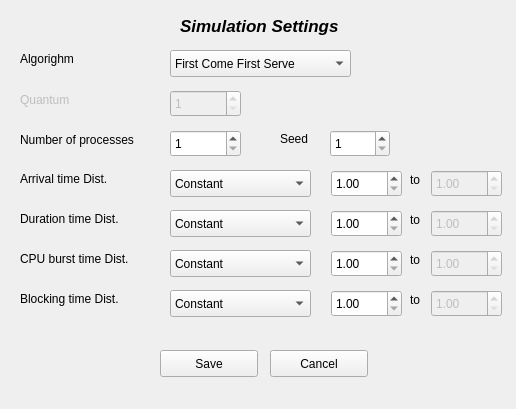
<?xml version="1.0" encoding="UTF-8"?>
<ui version="4.0">
 <class>SettingsDialog</class>
 <widget class="QDialog" name="SettingsDialog">
  <property name="geometry">
   <rect>
    <x>0</x>
    <y>0</y>
    <width>516</width>
    <height>409</height>
   </rect>
  </property>
  <property name="sizePolicy">
   <sizepolicy hsizetype="Preferred" vsizetype="Preferred">
    <horstretch>0</horstretch>
    <verstretch>0</verstretch>
   </sizepolicy>
  </property>
  <property name="minimumSize">
   <size>
    <width>516</width>
    <height>409</height>
   </size>
  </property>
  <property name="maximumSize">
   <size>
    <width>516</width>
    <height>409</height>
   </size>
  </property>
  <property name="windowTitle">
   <string>Simulation Settings</string>
  </property>
  <widget class="QLabel" name="labelPid">
   <property name="enabled">
    <bool>true</bool>
   </property>
   <property name="geometry">
    <rect>
     <x>20</x>
     <y>50</y>
     <width>71</width>
     <height>17</height>
    </rect>
   </property>
   <property name="text">
    <string>Algorighm</string>
   </property>
  </widget>
  <widget class="QLabel" name="labelTD">
   <property name="geometry">
    <rect>
     <x>20</x>
     <y>170</y>
     <width>141</width>
     <height>17</height>
    </rect>
   </property>
   <property name="text">
    <string>Arrival time Dist.</string>
   </property>
  </widget>
  <widget class="QLabel" name="labelTR">
   <property name="geometry">
    <rect>
     <x>20</x>
     <y>250</y>
     <width>141</width>
     <height>17</height>
    </rect>
   </property>
   <property name="text">
    <string>CPU burst time Dist.</string>
   </property>
  </widget>
  <widget class="QLabel" name="labelTE">
   <property name="geometry">
    <rect>
     <x>20</x>
     <y>290</y>
     <width>131</width>
     <height>17</height>
    </rect>
   </property>
   <property name="text">
    <string>Blocking time Dist.</string>
   </property>
  </widget>
  <widget class="QLabel" name="labelTitulo">
   <property name="geometry">
    <rect>
     <x>180</x>
     <y>10</y>
     <width>171</width>
     <height>31</height>
    </rect>
   </property>
   <property name="font">
    <font>
     <pointsize>13</pointsize>
     <weight>75</weight>
     <italic>true</italic>
     <bold>true</bold>
    </font>
   </property>
   <property name="text">
    <string>Simulation Settings</string>
   </property>
  </widget>
  <widget class="QLabel" name="labelTU">
   <property name="geometry">
    <rect>
     <x>20</x>
     <y>210</y>
     <width>131</width>
     <height>17</height>
    </rect>
   </property>
   <property name="text">
    <string>Duration time Dist.</string>
   </property>
  </widget>
  <widget class="QLabel" name="labelTLl">
   <property name="geometry">
    <rect>
     <x>20</x>
     <y>130</y>
     <width>141</width>
     <height>20</height>
    </rect>
   </property>
   <property name="text">
    <string>Number of processes</string>
   </property>
  </widget>
  <widget class="QPushButton" name="pButtonSave">
   <property name="geometry">
    <rect>
     <x>160</x>
     <y>350</y>
     <width>98</width>
     <height>27</height>
    </rect>
   </property>
   <property name="focusPolicy">
    <enum>Qt::StrongFocus</enum>
   </property>
   <property name="text">
    <string>Save</string>
   </property>
   <property name="autoDefault">
    <bool>false</bool>
   </property>
  </widget>
  <widget class="QSpinBox" name="sBoxNum">
   <property name="geometry">
    <rect>
     <x>170</x>
     <y>130</y>
     <width>71</width>
     <height>27</height>
    </rect>
   </property>
   <property name="minimum">
    <number>1</number>
   </property>
   <property name="maximum">
    <number>10000000</number>
   </property>
  </widget>
  <widget class="QComboBox" name="cBoxAlgorithm">
   <property name="enabled">
    <bool>true</bool>
   </property>
   <property name="geometry">
    <rect>
     <x>170</x>
     <y>50</y>
     <width>181</width>
     <height>27</height>
    </rect>
   </property>
   <property name="toolTip">
    <string/>
   </property>
   <item>
    <property name="text">
     <string>First Come First Serve</string>
    </property>
   </item>
   <item>
    <property name="text">
     <string>Shortest Job First</string>
    </property>
   </item>
   <item>
    <property name="text">
     <string>Pre.Shortest Job First</string>
    </property>
   </item>
   <item>
    <property name="text">
     <string>Round Robin</string>
    </property>
   </item>
  </widget>
  <widget class="QComboBox" name="cBoxArrTime">
   <property name="geometry">
    <rect>
     <x>170</x>
     <y>170</y>
     <width>141</width>
     <height>27</height>
    </rect>
   </property>
   <property name="focusPolicy">
    <enum>Qt::StrongFocus</enum>
   </property>
   <item>
    <property name="text">
     <string>Constant</string>
    </property>
   </item>
   <item>
    <property name="text">
     <string>Uniform</string>
    </property>
   </item>
   <item>
    <property name="text">
     <string>Exponential</string>
    </property>
   </item>
   <item>
    <property name="text">
     <string>Normal</string>
    </property>
   </item>
  </widget>
  <widget class="QComboBox" name="cBoxDuration">
   <property name="geometry">
    <rect>
     <x>170</x>
     <y>210</y>
     <width>141</width>
     <height>27</height>
    </rect>
   </property>
   <property name="focusPolicy">
    <enum>Qt::StrongFocus</enum>
   </property>
   <item>
    <property name="text">
     <string>Constant</string>
    </property>
   </item>
   <item>
    <property name="text">
     <string>Uniform</string>
    </property>
   </item>
   <item>
    <property name="text">
     <string>Exponential</string>
    </property>
   </item>
   <item>
    <property name="text">
     <string>Normal</string>
    </property>
   </item>
  </widget>
  <widget class="QComboBox" name="cBoxBurstTime">
   <property name="geometry">
    <rect>
     <x>170</x>
     <y>250</y>
     <width>141</width>
     <height>27</height>
    </rect>
   </property>
   <property name="focusPolicy">
    <enum>Qt::StrongFocus</enum>
   </property>
   <item>
    <property name="text">
     <string>Constant</string>
    </property>
   </item>
   <item>
    <property name="text">
     <string>Uniform</string>
    </property>
   </item>
   <item>
    <property name="text">
     <string>Exponential</string>
    </property>
   </item>
   <item>
    <property name="text">
     <string>Normal</string>
    </property>
   </item>
  </widget>
  <widget class="QComboBox" name="cBoxBlockTime">
   <property name="geometry">
    <rect>
     <x>170</x>
     <y>290</y>
     <width>141</width>
     <height>27</height>
    </rect>
   </property>
   <property name="focusPolicy">
    <enum>Qt::StrongFocus</enum>
   </property>
   <item>
    <property name="text">
     <string>Constant</string>
    </property>
   </item>
   <item>
    <property name="text">
     <string>Uniform</string>
    </property>
   </item>
   <item>
    <property name="text">
     <string>Exponential</string>
    </property>
   </item>
   <item>
    <property name="text">
     <string>Normal</string>
    </property>
   </item>
  </widget>
  <widget class="QLabel" name="labelTD_2">
   <property name="geometry">
    <rect>
     <x>410</x>
     <y>170</y>
     <width>21</width>
     <height>20</height>
    </rect>
   </property>
   <property name="text">
    <string>to</string>
   </property>
  </widget>
  <widget class="QLabel" name="labelTD_3">
   <property name="geometry">
    <rect>
     <x>410</x>
     <y>210</y>
     <width>21</width>
     <height>20</height>
    </rect>
   </property>
   <property name="text">
    <string>to</string>
   </property>
  </widget>
  <widget class="QLabel" name="labelTD_4">
   <property name="geometry">
    <rect>
     <x>410</x>
     <y>250</y>
     <width>21</width>
     <height>20</height>
    </rect>
   </property>
   <property name="text">
    <string>to</string>
   </property>
  </widget>
  <widget class="QLabel" name="labelTD_5">
   <property name="geometry">
    <rect>
     <x>410</x>
     <y>290</y>
     <width>21</width>
     <height>20</height>
    </rect>
   </property>
   <property name="text">
    <string>to</string>
   </property>
  </widget>
  <widget class="QLabel" name="labelQuantum">
   <property name="enabled">
    <bool>false</bool>
   </property>
   <property name="geometry">
    <rect>
     <x>20</x>
     <y>90</y>
     <width>141</width>
     <height>20</height>
    </rect>
   </property>
   <property name="text">
    <string>Quantum</string>
   </property>
  </widget>
  <widget class="QSpinBox" name="sBoxQuantum">
   <property name="enabled">
    <bool>false</bool>
   </property>
   <property name="geometry">
    <rect>
     <x>170</x>
     <y>90</y>
     <width>71</width>
     <height>27</height>
    </rect>
   </property>
   <property name="minimum">
    <number>1</number>
   </property>
   <property name="maximum">
    <number>10000000</number>
   </property>
  </widget>
  <widget class="QPushButton" name="pButtonCancel">
   <property name="geometry">
    <rect>
     <x>270</x>
     <y>350</y>
     <width>98</width>
     <height>27</height>
    </rect>
   </property>
   <property name="text">
    <string>Cancel</string>
   </property>
   <property name="autoDefault">
    <bool>false</bool>
   </property>
  </widget>
  <widget class="QLabel" name="label">
   <property name="geometry">
    <rect>
     <x>-140</x>
     <y>0</y>
     <width>671</width>
     <height>411</height>
    </rect>
   </property>
   <property name="text">
    <string/>
   </property>
   <property name="pixmap">
    <pixmap resource="images.qrc">:/images/images/wall.jpg</pixmap>
   </property>
   <property name="scaledContents">
    <bool>true</bool>
   </property>
  </widget>
  <widget class="QDoubleSpinBox" name="sBoxArrTimeL">
   <property name="geometry">
    <rect>
     <x>331</x>
     <y>170</y>
     <width>71</width>
     <height>27</height>
    </rect>
   </property>
   <property name="minimum">
    <double>1.000000000000000</double>
   </property>
   <property name="maximum">
    <double>1000000.000000000000000</double>
   </property>
  </widget>
  <widget class="QDoubleSpinBox" name="sBoxArrTimeR">
   <property name="enabled">
    <bool>false</bool>
   </property>
   <property name="geometry">
    <rect>
     <x>431</x>
     <y>170</y>
     <width>71</width>
     <height>27</height>
    </rect>
   </property>
   <property name="minimum">
    <double>1.000000000000000</double>
   </property>
   <property name="maximum">
    <double>1000000.000000000000000</double>
   </property>
  </widget>
  <widget class="QDoubleSpinBox" name="sBoxDurTimeL">
   <property name="geometry">
    <rect>
     <x>331</x>
     <y>210</y>
     <width>71</width>
     <height>27</height>
    </rect>
   </property>
   <property name="minimum">
    <double>1.000000000000000</double>
   </property>
   <property name="maximum">
    <double>1000000.000000000000000</double>
   </property>
  </widget>
  <widget class="QDoubleSpinBox" name="sBoxDurTimeR">
   <property name="enabled">
    <bool>false</bool>
   </property>
   <property name="geometry">
    <rect>
     <x>431</x>
     <y>210</y>
     <width>71</width>
     <height>27</height>
    </rect>
   </property>
   <property name="minimum">
    <double>1.000000000000000</double>
   </property>
   <property name="maximum">
    <double>1000000.000000000000000</double>
   </property>
  </widget>
  <widget class="QDoubleSpinBox" name="sBoxBurstTimeL">
   <property name="geometry">
    <rect>
     <x>331</x>
     <y>250</y>
     <width>71</width>
     <height>27</height>
    </rect>
   </property>
   <property name="minimum">
    <double>1.000000000000000</double>
   </property>
   <property name="maximum">
    <double>1000000.000000000000000</double>
   </property>
  </widget>
  <widget class="QDoubleSpinBox" name="sBoxBurstTimeR">
   <property name="enabled">
    <bool>false</bool>
   </property>
   <property name="geometry">
    <rect>
     <x>431</x>
     <y>250</y>
     <width>71</width>
     <height>27</height>
    </rect>
   </property>
   <property name="minimum">
    <double>1.000000000000000</double>
   </property>
   <property name="maximum">
    <double>1000000.000000000000000</double>
   </property>
  </widget>
  <widget class="QDoubleSpinBox" name="sBoxBlockTimeL">
   <property name="geometry">
    <rect>
     <x>331</x>
     <y>290</y>
     <width>71</width>
     <height>27</height>
    </rect>
   </property>
   <property name="minimum">
    <double>1.000000000000000</double>
   </property>
   <property name="maximum">
    <double>1000000.000000000000000</double>
   </property>
  </widget>
  <widget class="QDoubleSpinBox" name="sBoxBlockTimeR">
   <property name="enabled">
    <bool>false</bool>
   </property>
   <property name="geometry">
    <rect>
     <x>431</x>
     <y>290</y>
     <width>71</width>
     <height>27</height>
    </rect>
   </property>
   <property name="minimum">
    <double>1.000000000000000</double>
   </property>
   <property name="maximum">
    <double>1000000.000000000000000</double>
   </property>
  </widget>
  <widget class="QLabel" name="label_2">
   <property name="geometry">
    <rect>
     <x>280</x>
     <y>130</y>
     <width>66</width>
     <height>17</height>
    </rect>
   </property>
   <property name="text">
    <string>Seed</string>
   </property>
  </widget>
  <widget class="QSpinBox" name="sBoxSeed">
   <property name="geometry">
    <rect>
     <x>330</x>
     <y>130</y>
     <width>60</width>
     <height>27</height>
    </rect>
   </property>
   <property name="minimum">
    <number>1</number>
   </property>
   <property name="maximum">
    <number>99999999</number>
   </property>
  </widget>
  <zorder>label</zorder>
  <zorder>labelPid</zorder>
  <zorder>labelTD</zorder>
  <zorder>labelTR</zorder>
  <zorder>labelTE</zorder>
  <zorder>labelTitulo</zorder>
  <zorder>labelTU</zorder>
  <zorder>labelTLl</zorder>
  <zorder>pButtonSave</zorder>
  <zorder>labelTD_2</zorder>
  <zorder>labelTD_3</zorder>
  <zorder>labelTD_4</zorder>
  <zorder>labelTD_5</zorder>
  <zorder>labelQuantum</zorder>
  <zorder>pButtonCancel</zorder>
  <zorder>cBoxAlgorithm</zorder>
  <zorder>sBoxQuantum</zorder>
  <zorder>sBoxNum</zorder>
  <zorder>cBoxArrTime</zorder>
  <zorder>cBoxDuration</zorder>
  <zorder>cBoxBurstTime</zorder>
  <zorder>cBoxBlockTime</zorder>
  <zorder>sBoxArrTimeL</zorder>
  <zorder>sBoxArrTimeR</zorder>
  <zorder>sBoxDurTimeL</zorder>
  <zorder>sBoxDurTimeR</zorder>
  <zorder>sBoxBurstTimeL</zorder>
  <zorder>sBoxBurstTimeR</zorder>
  <zorder>sBoxBlockTimeL</zorder>
  <zorder>sBoxBlockTimeR</zorder>
  <zorder>label_2</zorder>
  <zorder>sBoxSeed</zorder>
 </widget>
 <resources>
  <include location="images.qrc"/>
 </resources>
 <connections/>
</ui>
